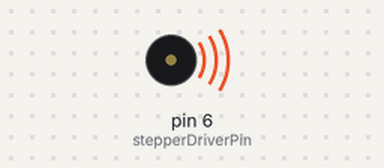
Bench run of a sketch on a simulated Arduino Uno, built with avr-gcc and run on an emulated ATmega328P. Parts: buzzer (waves = sounding). What the sketch prints to the serial monitor is not drawn.

Above: at 1.0 s.
Timing chart, 0 to 5.2 s (numbered marks = the images above):
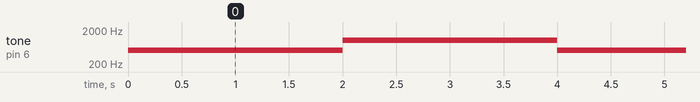

The sketch:

Tone-Step.ino
```cpp
int stepperDriverPin = 6;
void setup() {
  // put your setup code here, to run once:
  Serial.begin(9600);
}

void loop() {
  // put your main code here, to run repeatedly:
  Serial.println("F = 500, 2 second duration");
  tone(stepperDriverPin, 500, 2000);
  delay(2000);

  Serial.println("F = 1000, 2 second duration");
  tone(stepperDriverPin, 1000, 2000);
  delay(2000);
}
```

Measured:
- by itself, tone on pin 6 (stepperDriverPin): alternates 1000 Hz for 2.0 s and 500 Hz for 2.0 s
